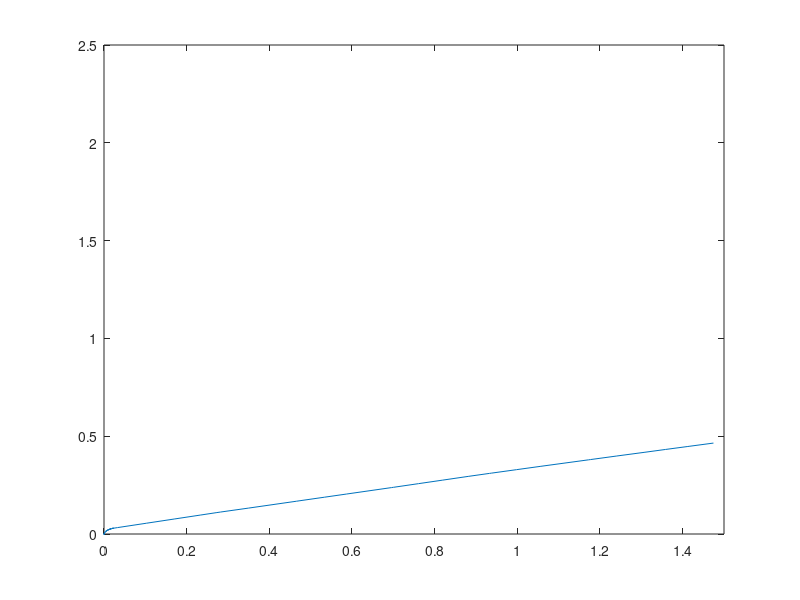

The MATLAB script that drew this image:
load('gaultlet3.mat')

dataset = dataset(1:305,:);

d = .2413;
dl = [0];
dr = [0];

for i=1:150
dl=diff(dataset(:,2))/(32/151);
dr=diff(dataset(:,3))/(32/151);

vactual(i)= (dl(i)+dr(i))/2;
wactual(i)=(dr(i)-dl(i))/d;
    
    
end

dataset(:,2) = dataset(:,2)-dataset(1,2);
dataset(:,3) = dataset(:,3)-dataset(1,3);



x = 0
y = 0
theta = 0

for i=1:length(vactual)
    
    theta(i+1) = theta(i)+wactual(i)*32/125;
    x(i+1) = x(i) + vactual(i)*sin(theta(i+1));
    y(i+1) = y(i) + vactual(i)*cos(theta(i+1))
    
end

plot(x,y)
axis([0 1.5 0 2.5])
